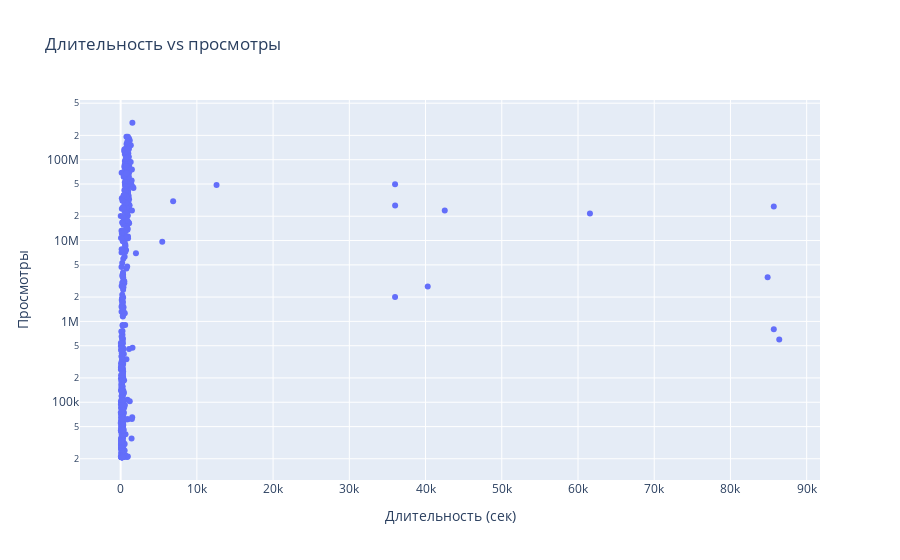

The code cell stored with this chart in its notebook:
### Markdown cell above
Есть зависимость между количеством просмотров, лайков и комментариев, что указывает на взаимосвязанность метрик вовлеченности. Но у тегов (`tagcount`) корреляция с просмотрами (`viewcount`) -0,41, что вызывает вопросы. Рассмотрим этот феномен в статистическом анализе.

### Code cell
fig = px.scatter(
    df,
    x="durationsecs",
    y="viewcount",
    log_y=True,
    hover_name='title',
    hover_data={
        'durationsecs': True,
        'viewcount': True,
        'likecount': True,
        'commentcount': True,
        'tagcount': True
    },
    labels={
        'durationsecs': 'Длительность (сек)',
        'viewcount': 'Просмотры',
        'likecount': 'Лайки',
        'commentcount': 'Комментарии',
        'tagcount': 'Теги'
    },
    title="Длительность vs просмотры"
)
fig.show()

### Figure 1 — Plotly figure (JSON) as saved in the notebook; plotly's stock layout.template omitted (floating-point values rounded to 4 significant figures; data arrays with more than 128 entries replaced by an {"elided": "..."} marker saying what was removed)
{"data": [{"customdata": {"elided": "727x3 float values"}, "hovertemplate": "<b>%{hovertext}</b><br><br>Длительность (сек)=%{x}<br>Просмотры=%{y}<br>Лайки=%{customdata[0]}<br>Комментарии=%{customdata[1]}<br>Теги=%{customdata[2]}<extra></extra>", "hovertext": {"elided": "727 str values"}, "legendgroup": "", "marker": {"color": "#636efa", "symbol": "circle"}, "mode": "markers", "name": "", "orientation": "v", "showlegend": false, "type": "scatter", "x": {"elided": "727 float values"}, "xaxis": "x", "y": {"elided": "727 float values"}, "yaxis": "y"}], "layout": {"legend": {"tracegroupgap": 0}, "title": {"text": "Длительность vs просмотры"}, "xaxis": {"anchor": "y", "domain": [0, 1], "title": {"text": "Длительность (сек)"}}, "yaxis": {"anchor": "x", "domain": [0, 1], "title": {"text": "Просмотры"}, "type": "log"}}}
